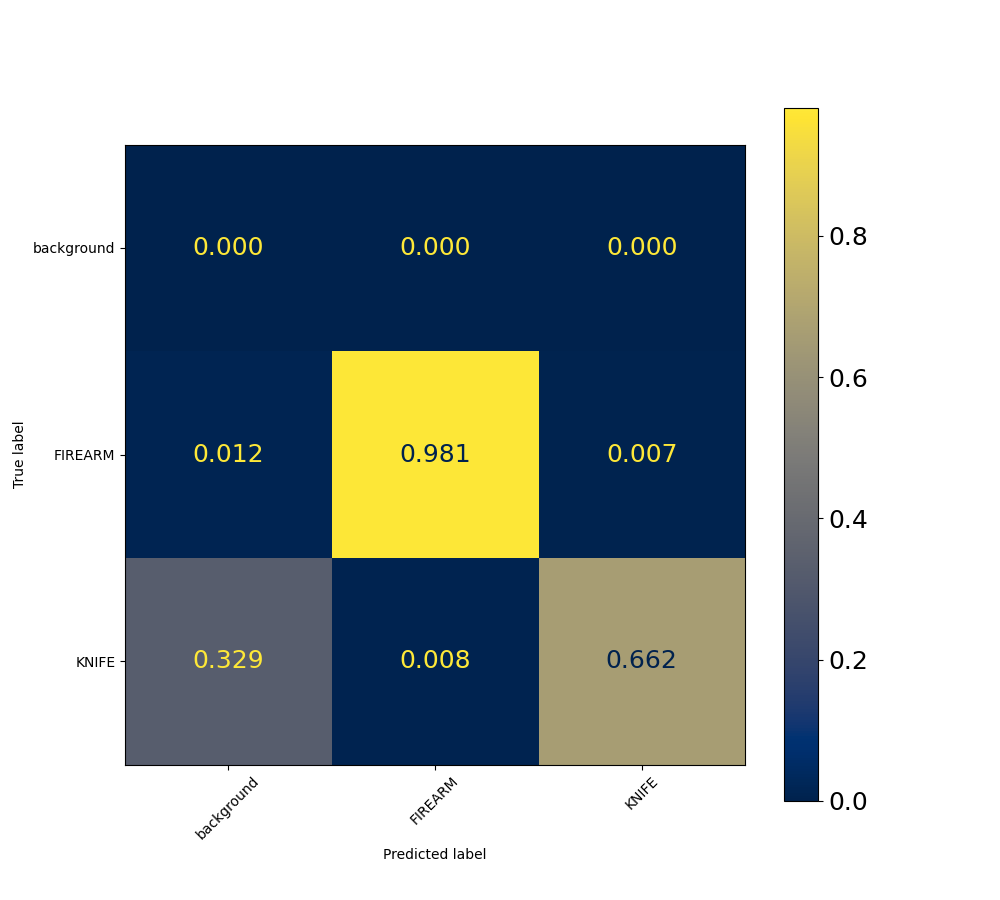
#> input picture object_detection/statistics/test.png, 1000 x 900 px
$ python image_thing.py
#> lines starting #> are read from the running program, lines starting #| are printed output that depends on the picture
import cv2 as cv

img = cv.imread('./test.png')
#> img is the input picture: shape (900, 1000, 3); mean B, G, R 176.1, 174.3, 165.8
h = cv.hconcat([img, img])
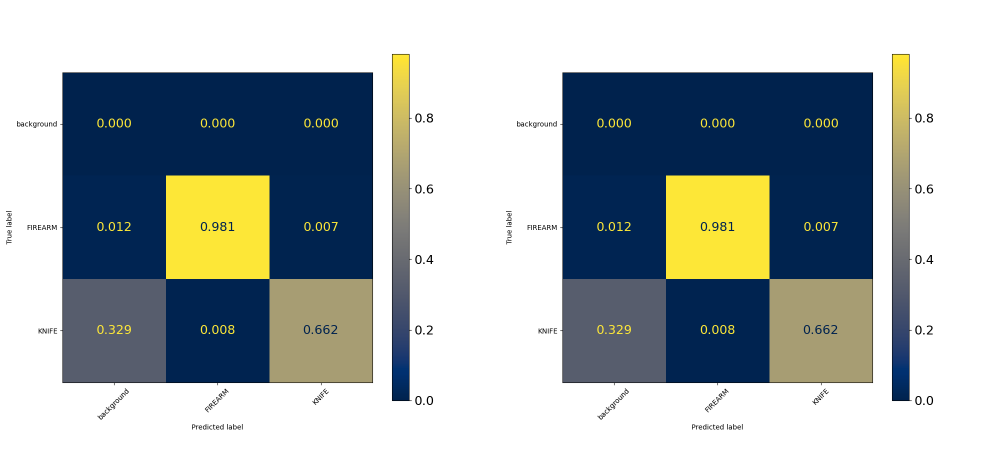
#> h: shape (900, 2000, 3) (shown at 1/2 size); mean B, G, R 176.1, 174.3, 165.8
v = cv.vconcat([h, h])
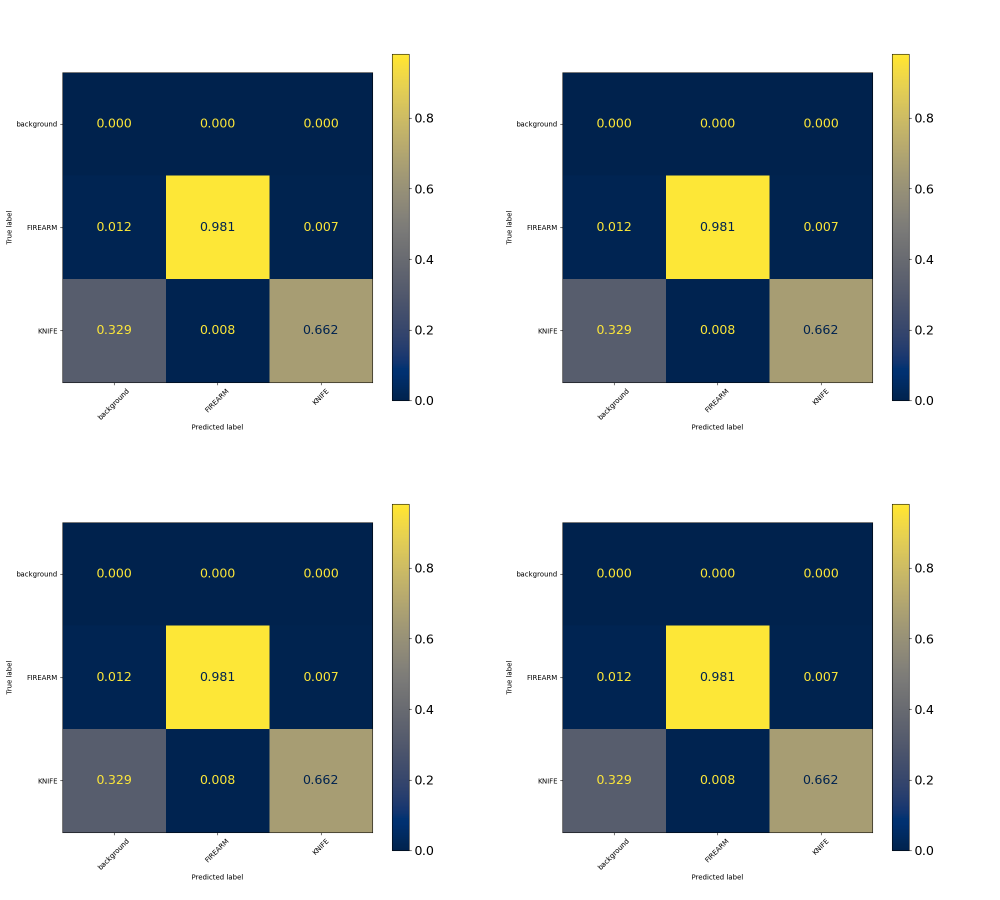
#> v: shape (1800, 2000, 3) (shown at 1/2 size); mean B, G, R 176.1, 174.3, 165.8

cv.imwrite('./test_vconcat.png', v)
